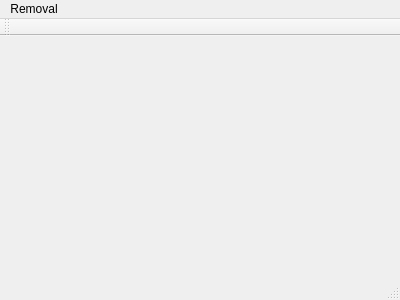
<?xml version="1.0" encoding="UTF-8"?>
<ui version="4.0">
 <class>MainWindow</class>
 <widget class="QMainWindow" name="MainWindow">
  <property name="geometry">
   <rect>
    <x>0</x>
    <y>0</y>
    <width>400</width>
    <height>300</height>
   </rect>
  </property>
  <property name="windowTitle">
   <string>MainWindow</string>
  </property>
  <widget class="QWidget" name="centralWidget"/>
  <widget class="QMenuBar" name="menuBar">
   <property name="geometry">
    <rect>
     <x>0</x>
     <y>0</y>
     <width>400</width>
     <height>17</height>
    </rect>
   </property>
   <widget class="QMenu" name="menuRemoval">
    <property name="title">
     <string>Removal</string>
    </property>
    <addaction name="actionRadius_Outlier_Removal"/>
    <addaction name="actionStatistical_Outlier_Removal"/>
   </widget>
   <addaction name="menuRemoval"/>
  </widget>
  <widget class="QToolBar" name="mainToolBar">
   <attribute name="toolBarArea">
    <enum>TopToolBarArea</enum>
   </attribute>
   <attribute name="toolBarBreak">
    <bool>false</bool>
   </attribute>
  </widget>
  <widget class="QStatusBar" name="statusBar"/>
  <action name="actionRadius_Outlier_Removal">
   <property name="text">
    <string>Radius Outlier Removal</string>
   </property>
  </action>
  <action name="actionStatistical_Outlier_Removal">
   <property name="text">
    <string>Statistical Outlier Removal</string>
   </property>
  </action>
 </widget>
 <layoutdefault spacing="6" margin="11"/>
 <resources/>
 <connections/>
</ui>
